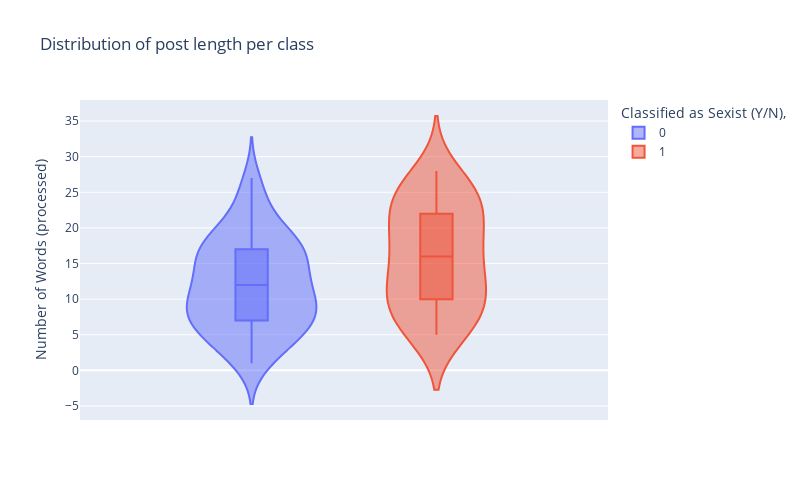

Notebook source saved alongside this figure:
### Markdown cell above
## Post Length analysis

### Code cell
df_subset.loc[:,'post_length'] = df_subset['lemmatized_list'].apply(len)
fig = px.violin(df_subset, y='post_length', color='label', points='outliers', box=True,
                labels={'post_length': 'Number of Words (processed)',
                        'label': 'Classified as Sexist (N/Y),'},
                title="Distribution of post length per class")
fig.update_layout(autosize=False, width=800, height=500)
fig.show()

### Figure 1 — Plotly figure (JSON) as saved in the notebook; plotly's stock layout.template omitted (floating-point values rounded to 4 significant figures)
{"data": [{"alignmentgroup": "True", "box": {"visible": true}, "hovertemplate": "Classified as Sexist (Y/N),=0<br>Number of Words (processed)=%{y}<extra></extra>", "legendgroup": "0", "marker": {"color": "#636efa"}, "name": "0", "offsetgroup": "0", "orientation": "v", "points": "outliers", "scalegroup": "True", "showlegend": true, "x0": " ", "xaxis": "x", "y": [14, 1, 14, 1, 4, 17, 12, 2, 15, 6, 6, 18, 10, 8, 7, 4, 16, 4, 18, 7, 14, 10, 16, 5, 16, 5, 16, 20, 23, 12, 8, 12, 4, 17, 18, 8, 7, 25, 18, 27, 4, 13, 10, 16, 8, 6, 12, 19, 17, 9, 9, 11, 8, 26, 20, 12, 19, 8, 19, 22, 9, 15, 2, 11, 10, 12, 22, 6, 8, 14], "y0": " ", "yaxis": "y", "type": "violin"}, {"alignmentgroup": "True", "box": {"visible": true}, "hovertemplate": "Classified as Sexist (Y/N),=1<br>Number of Words (processed)=%{y}<extra></extra>", "legendgroup": "1", "marker": {"color": "#EF553B"}, "name": "1", "offsetgroup": "1", "orientation": "v", "points": "outliers", "scalegroup": "True", "showlegend": true, "x0": " ", "xaxis": "x", "y": [9, 28, 26, 5, 19, 25, 17, 8, 17, 22, 14, 15, 10, 23, 24, 25, 5, 26, 8, 18, 7, 12, 22, 12, 10, 5, 21, 11, 14, 19], "y0": " ", "yaxis": "y", "type": "violin"}], "layout": {"xaxis": {"anchor": "y", "domain": [0.0, 1.0]}, "yaxis": {"anchor": "x", "domain": [0.0, 1.0], "title": {"text": "Number of Words (processed)"}}, "legend": {"title": {"text": "Classified as Sexist (Y/N),"}, "tracegroupgap": 0}, "title": {"text": "Distribution of post length per class"}, "violinmode": "group", "autosize": false, "width": 800, "height": 500}}
